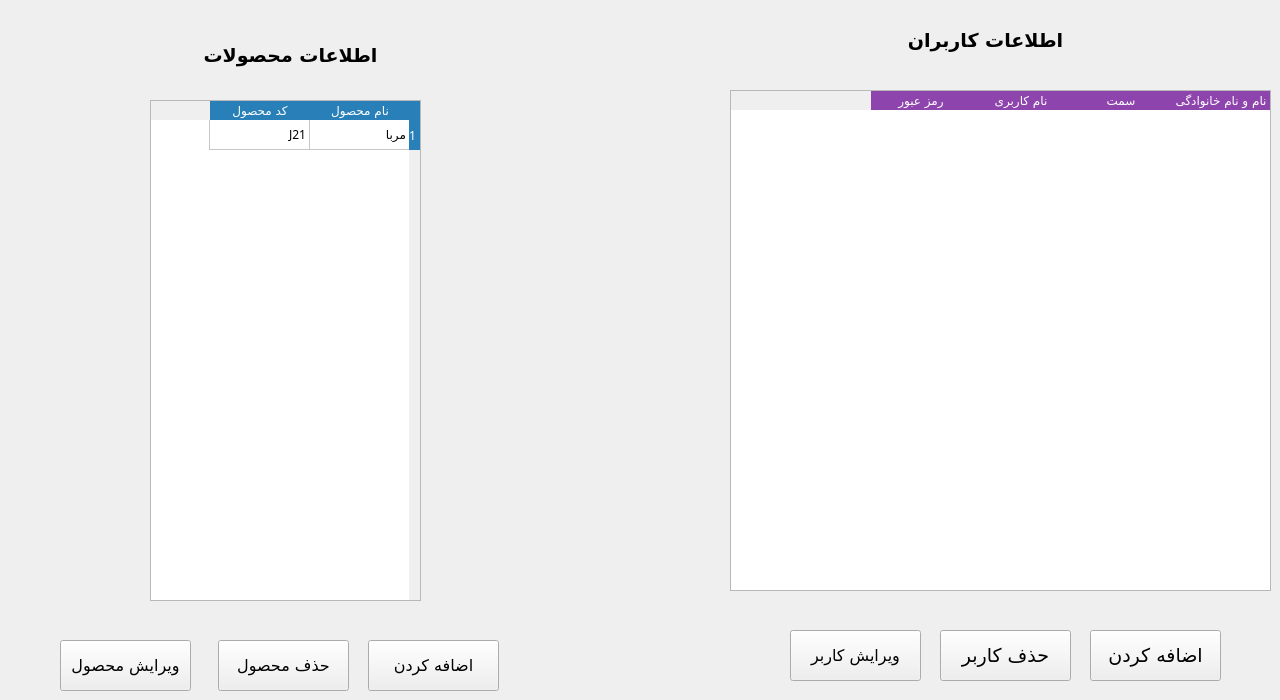
      <widget class="QWidget" name="tab_11">
       <attribute name="title">
        <string>Tab 1</string>
       </attribute>
       <widget class="QPushButton" name="add_product">
        <property name="geometry">
         <rect>
          <x>368</x>
          <y>640</y>
          <width>131</width>
          <height>51</height>
         </rect>
        </property>
        <property name="font">
         <font>
          <family>Vazir</family>
          <pointsize>12</pointsize>
         </font>
        </property>
        <property name="text">
         <string>اضافه کردن</string>
        </property>
       </widget>
       <widget class="QLabel" name="users_details_label">
        <property name="geometry">
         <rect>
          <x>890</x>
          <y>10</y>
          <width>191</width>
          <height>61</height>
         </rect>
        </property>
        <property name="font">
         <font>
          <family>Vazir</family>
          <pointsize>14</pointsize>
          <weight>75</weight>
          <bold>true</bold>
         </font>
        </property>
        <property name="text">
         <string>اطلاعات کاربران</string>
        </property>
        <property name="alignment">
         <set>Qt::AlignCenter</set>
        </property>
       </widget>
       <widget class="QPushButton" name="add_user">
        <property name="geometry">
         <rect>
          <x>1090</x>
          <y>630</y>
          <width>131</width>
          <height>51</height>
         </rect>
        </property>
        <property name="font">
         <font>
          <family>Vazir</family>
          <pointsize>14</pointsize>
         </font>
        </property>
        <property name="text">
         <string>اضافه کردن</string>
        </property>
       </widget>
       <widget class="QTableWidget" name="products_details_table">
        <property name="geometry">
         <rect>
          <x>150</x>
          <y>100</y>
          <width>271</width>
          <height>501</height>
         </rect>
        </property>
        <property name="font">
         <font>
          <family>Vazir</family>
         </font>
        </property>
        <property name="acceptDrops">
         <bool>false</bool>
        </property>
        <property name="layoutDirection">
         <enum>Qt::RightToLeft</enum>
        </property>
        <property name="styleSheet">
         <string notr="true">::section{Background-color:rgb(41, 128, 185);border-radius:14px;color:white;}</string>
        </property>
        <row>
         <property name="text">
          <string>1</string>
         </property>
        </row>
        <column>
         <property name="text">
          <string>نام محصول</string>
         </property>
        </column>
        <column>
         <property name="text">
          <string>کد محصول</string>
         </property>
        </column>
        <item row="0" column="0">
         <property name="text">
          <string>مربا</string>
         </property>
        </item>
        <item row="0" column="1">
         <property name="text">
          <string>J21</string>
         </property>
        </item>
       </widget>
       <widget class="QPushButton" name="edit_user">
        <property name="geometry">
         <rect>
          <x>790</x>
          <y>630</y>
          <width>131</width>
          <height>51</height>
         </rect>
        </property>
        <property name="font">
         <font>
          <family>Vazir</family>
          <pointsize>12</pointsize>
         </font>
        </property>
        <property name="text">
         <string>ویرایش کاربر</string>
        </property>
       </widget>
       <widget class="QPushButton" name="edit_product">
        <property name="geometry">
         <rect>
          <x>60</x>
          <y>640</y>
          <width>131</width>
          <height>51</height>
         </rect>
        </property>
        <property name="font">
         <font>
          <family>Vazir</family>
          <pointsize>12</pointsize>
         </font>
        </property>
        <property name="text">
         <string>ویرایش محصول</string>
        </property>
       </widget>
       <widget class="QPushButton" name="remove_user">
        <property name="geometry">
         <rect>
          <x>940</x>
          <y>630</y>
          <width>131</width>
          <height>51</height>
         </rect>
        </property>
        <property name="font">
         <font>
          <family>Vazir</family>
          <pointsize>14</pointsize>
         </font>
        </property>
        <property name="text">
         <string>حذف کاربر</string>
        </property>
       </widget>
       <widget class="QTableWidget" name="users_details_table">
        <property name="geometry">
         <rect>
          <x>730</x>
          <y>90</y>
          <width>541</width>
          <height>501</height>
         </rect>
        </property>
        <property name="font">
         <font>
          <family>Vazir</family>
         </font>
        </property>
        <property name="acceptDrops">
         <bool>false</bool>
        </property>
        <property name="layoutDirection">
         <enum>Qt::RightToLeft</enum>
        </property>
        <property name="styleSheet">
         <string notr="true">::section{Background-color:rgb(142, 68, 173);border-radius:14px; color:white;}</string>
        </property>
        <property name="locale">
         <locale language="Persian" country="Iran"/>
        </property>
        <column>
         <property name="text">
          <string>نام و نام خانوادگی</string>
         </property>
         <property name="textAlignment">
          <set>AlignCenter</set>
         </property>
         <property name="background">
          <color>
           <red>255</red>
           <green>255</green>
           <blue>255</blue>
          </color>
         </property>
        </column>
        <column>
         <property name="text">
          <string>سمت</string>
         </property>
        </column>
        <column>
         <property name="text">
          <string>نام کاربری</string>
         </property>
         <property name="textAlignment">
          <set>AlignCenter</set>
         </property>
        </column>
        <column>
         <property name="text">
          <string>رمز عبور</string>
         </property>
         <property name="textAlignment">
          <set>AlignCenter</set>
         </property>
         <property name="background">
          <color>
           <red>255</red>
           <green>255</green>
           <blue>255</blue>
          </color>
         </property>
        </column>
       </widget>
       <widget class="QLabel" name="products_details_label">
        <property name="geometry">
         <rect>
          <x>140</x>
          <y>30</y>
          <width>301</width>
          <height>51</height>
         </rect>
        </property>
        <property name="font">
         <font>
          <family>Vazir</family>
          <pointsize>14</pointsize>
          <weight>75</weight>
          <bold>true</bold>
         </font>
        </property>
        <property name="text">
         <string>اطلاعات محصولات</string>
        </property>
        <property name="alignment">
         <set>Qt::AlignCenter</set>
        </property>
       </widget>
       <widget class="QPushButton" name="remover_product">
        <property name="geometry">
         <rect>
          <x>218</x>
          <y>640</y>
          <width>131</width>
          <height>51</height>
         </rect>
        </property>
        <property name="font">
         <font>
          <family>Vazir</family>
          <pointsize>12</pointsize>
         </font>
        </property>
        <property name="text">
         <string>حذف محصول</string>
        </property>
       </widget>
      </widget>
